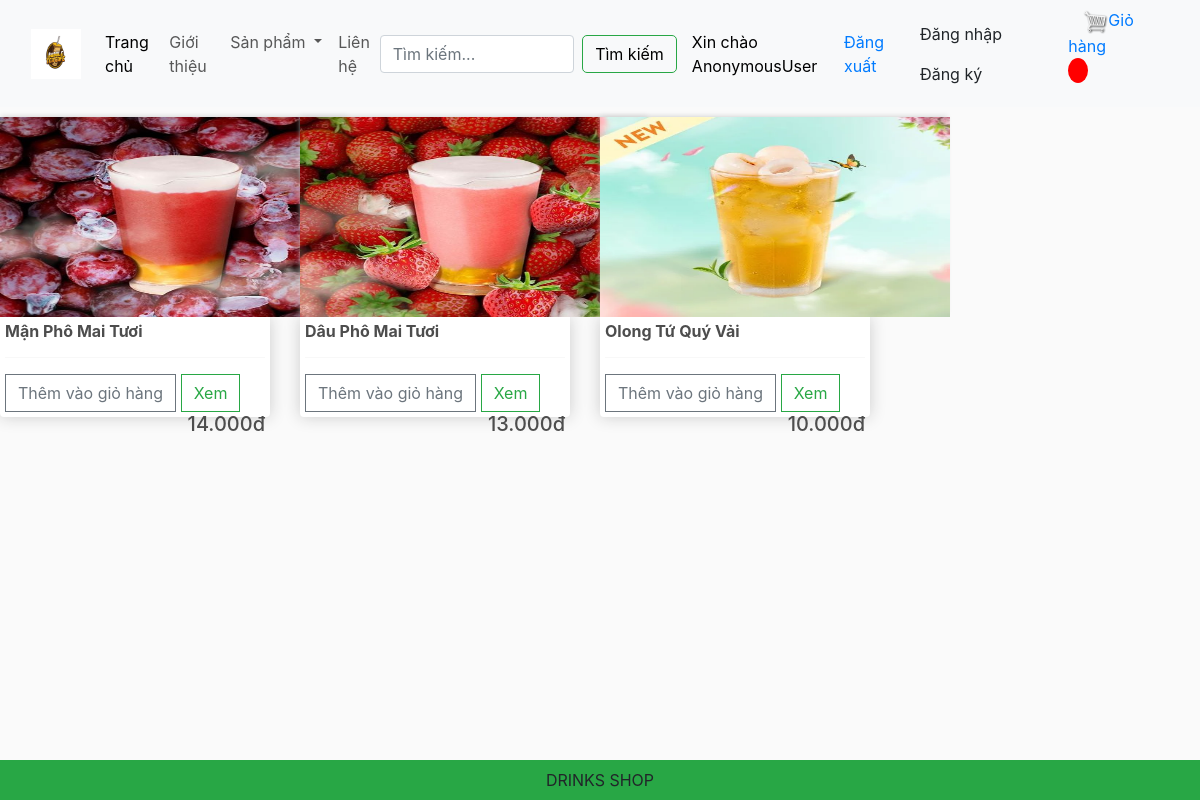
Screenshot of /category/?category=tratraicay with the database file from the repository.
### app/models.py (models this page shows, shortened)
class Product(models.Model):
    category = models.ManyToManyField(Category, related_name='product')
    name = models.CharField(max_length=200,null=True)
    price = models.FloatField()
    digital = models.BooleanField(default=False,null=True,blank=False)
    image = models.ImageField(null=True,blank=True)
    detail = models.TextField(null=True,blank=True)
    @property
    def ImageURL(self):
        try:
            url = self.image.url
        except:
            url= ''
        return url

### app/views.py (the view)
# urls.py: path('category/', views.category, name="category"),
def category(request):
    categories =  Category.objects.filter(is_sub = False)
    active_category = request.GET.get('category','')
    if active_category:
        products = Product.objects.filter(category__slug = active_category)
        context = {'categories':categories,'products':products,'active_category':active_category}
        return render(request,'app/category.html',context)

### app/templates/app/category.html (shortened to what this page needs)
{% extends 'app/base.html' %}
{% load static %}
        {% block register%}
        <div class="row" style="width:100%">
            {%for product in products %}
              <div class="col-lg-3">
                  <img class="thumbnail" src="{{product.ImageURL}}">
                  <div class="box-element product">
                      <h6><strong>{{product.name}} </strong></h6>
                      <hr>
                      <button data-product = {{product.id}} data-action = "add" class="btn btn-outline-secondary add-btn update-cart">Thêm vào giỏ hàng</button>
                      <a class="btn btn-outline-success" href="#">Xem</a>
                      <h5 class style="display: inline-block; float: right" <strong>{{product.price}}00đ</strong></h5>
                  </div>
              </div>
            {% endfor %}
        </div>
        {% endblock register%}

### app/templates/app/base.html (shortened to what this page needs)
{% load static %}
<!DOCTYPE html>
<html>
    <head>
        <link href="https://cdn.jsdelivr.net/npm/bootstrap@5.3.3/dist/css/bootstrap.min.css" rel="stylesheet">
        <link href-"{%static 'app/css/style.css' %}" rel="stylesheet" />
        <link href-"{%static 'app/css/owl.carousel.min.css' %}" rel="stylesheet" />
        <link href-"{%static 'app/css/all.min.css' %}" rel="stylesheet" />
        <link href-"{%static 'app/css/introduct.css' %}" rel="stylesheet" />
        <link rel="stylesheet" href="https://stackpath.bootstrapcdn.com/bootstrap/4.4.1/css/bootstrap.min.css">
        <link rel= "stylesheet" type="text/css" href="{% static 'app/css/main.css' %}">
        <link rel="stylesheet" href="">
    </head>
    <body>
        <nav class="navbar navbar-expand-lg bg-body-tertiary">
            <div class="container-fluid">
              <a class="navbar-brand" href="{% url 'home'%}">
                <img src=" {% static 'app/images/logo-tra-sua-40.jpg' %}" width ="50" height="50" />
              </a>
              <div class="collapse navbar-collapse" id="navbarSupportedContent">
                <ul class="navbar-nav me-auto mb-2 mb-lg-0">
                  <li class="nav-item">
                    <a class="nav-link active" aria-current="page" href="{% url 'home'%}">Trang chủ</a>
                  </li>
                  <li class="nav-item">
                    <a class="nav-link" href="{% url 'introduct' %}"> Giới thiệu</a>
                  </li>
                  <li class="nav-item dropdown">
                    <a class="nav-link dropdown-toggle" href="#" role="button" data-bs-toggle="dropdown" aria-expanded="false">
                      Sản phẩm
                    </a>
                  </li>
                  <li class="nav-item">
                    <a class="nav-link" href={% url 'hotline' %}>Liên hệ</a>
                  </li>
                </ul>
                <form class="d-flex" role="search" method = POST action = "{% url 'search' %}">
                  <input class="form-control me-2" type="search" placeholder="Tìm kiếm..." aria-label="Search" name = "searched">
                  <button style="color: black; white-space: nowrap; border-radius: 5px;" class="btn btn-outline-success"
                  type="submit" >Tìm kiếm</button>
                </form>
              </div>
                <div class="navbar-nav me-auto mb-2 mb-lg-0" style="display: flex; align-items: center;">
                  <a style="margin-left: 15px; visibility:{{user_login}}; text-decoration: none; color: black; "
                    href="{% url 'profile' %}">
                    Xin chào {{request.user}}
                  </a>
                  <span><a href="{% url 'logout' %} ">Đăng xuất</a> </span>
                </div>
                <div class = 'form-inline my-2 my-lg-0' style = "visibility: {{user_not_login}}">
                  <a class="nav-link" href={% url 'login' %}> Đăng nhập</a>
                  <a class="nav-link" href={% url 'register' %}> Đăng ký</a>
                </div>
                <div class = 'form-inline my-2 my-lg-0'>
                  <a href="{% url 'cart' %}"><img id="cart-icon" src="{% static 'images/cart.png' %}">Giỏ hàng</a>
                  <p id= 'cart-total'>{{cartItems}}</p>
                </div>
            </div>
          </nav>
            {%block register%}{%endblock register%}
            <footer class="container--fluid bg-success text-center fixed-bottom p-2 mt-5 ">
                DRINKS SHOP
             </footer>
    </body>
</html>

### app/static/app/css/main.css (style rules this page uses)
body { background-color: hsl(0, 0%, 98%); }
h1,h2,h3,h4,h5,h6 { color:hsl(0, 0%, 30%); }
.box-element { box-shadow:hsl(0, 0%, 80%) 0 0 16px; background-color: #fff; border-radius: 4px; padding: 5px; }
.thumbnail { width:350px; height:200px; -webkit-box-shadow: -1px -3px 5px -2px rgba(214,214,214,1); -moz-box-shadow: -1px -3px 5px -2px rgba(214,214,214,1); box-shadow: -1px -3px 5px -2px rgba(214,214,214,1); }
.product { border-radius: 0 0 4px 4px; }
#cart-icon { width:25px; display: inline-block; margin-left: 15px; }
#cart-total { display: block; text-align: center; color:#fff; background-color: red; width: 20px; height: 25px; border-radius: 50%; font-size: 14px; }
.col-lg-3, .col-lg-4, .col-lg-6, .col-lg-8, .col-lg-12 { margin-top: 10px; }
.btn { border-radius: 0; }

### rows the page displays
Product: ImageURL (picture), name "Mận Phô Mai Tươi", price "14.0"
Product: ImageURL (picture), name "Dâu Phô Mai Tươi", price "13.0"
Product: ImageURL (picture), name "Olong Tứ Quý Vải", price "10.0"

### other values shown
{{ request.user }} "AnonymousUser"
